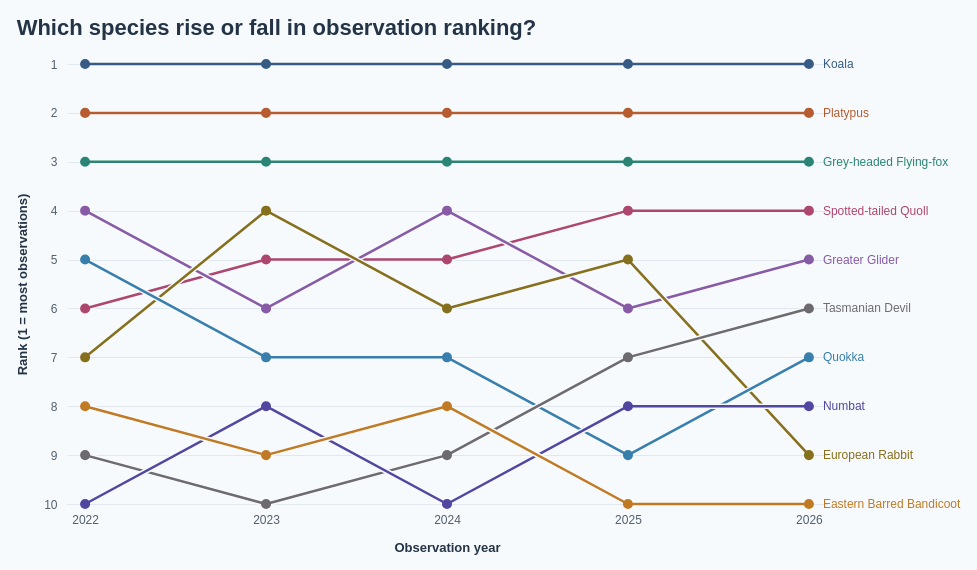

Specify this chart in Vega-Lite:
### Vega specification from a JSON file in a GitHub repository (floating-point values rounded to 4 significant figures)
{"$schema": "https://vega.github.io/schema/vega/v5.json", "description": "Annual observation ranks among the ten most recorded mammal species in 2022–2026, selected by total records in that period from Dataset/observations-794195.csv. Subspecies are merged using the first two scientific-name components; genus-only records are excluded. Annual ranks are ordinal: descending observation count, with scientific name ascending breaking ties. Zero observations are retained and shown as hollow points. Counts reflect reporting activity, not animal abundance. Aggregated counts are embedded for standalone use. Species colours are shared across mammal charts. Eastern Barred Bandicoot is amber and Numbat is indigo; background strokes separate trajectory crossings without changing ranks. Uses the 5 most recent available observation years (2022–2026), including partial 2026.", "width": 760, "height": 440, "padding": 16, "background": "#f7fafc", "title": {"text": "Which species rise or fall in observation ranking?", "anchor": "start", "font": "Arial", "fontSize": 22, "color": "#243447", "offset": 16, "fontWeight": "bold"}, "signals": [{"name": "hoveredSpecies", "value": null, "on": [{"events": "@trajectories:mouseover, @points:mouseover, @speciesLabels:mouseover", "update": "datum.scientific_name"}, {"events": "@trajectories:mouseout, @points:mouseout, @speciesLabels:mouseout", "update": "null"}]}], "data": [{"name": "annualCounts", "values": [{"scientific_name": "Phascolarctos cinereus", "species": "Koala", "year": 2022, "count": 322}, {"scientific_name": "Phascolarctos cinereus", "species": "Koala", "year": 2023, "count": 320}, {"scientific_name": "Phascolarctos cinereus", "species": "Koala", "year": 2024, "count": 451}, {"scientific_name": "Phascolarctos cinereus", "species": "Koala", "year": 2025, "count": 315}, {"scientific_name": "Phascolarctos cinereus", "species": "Koala", "year": 2026, "count": 191}, {"scientific_name": "Ornithorhynchus anatinus", "species": "Platypus", "year": 2022, "count": 82}, {"scientific_name": "Ornithorhynchus anatinus", "species": "Platypus", "year": 2023, "count": 117}, {"scientific_name": "Ornithorhynchus anatinus", "species": "Platypus", "year": 2024, "count": 138}, {"scientific_name": "Ornithorhynchus anatinus", "species": "Platypus", "year": 2025, "count": 124}, {"scientific_name": "Ornithorhynchus anatinus", "species": "Platypus", "year": 2026, "count": 54}, {"scientific_name": "Pteropus poliocephalus", "species": "Grey-headed Flying-fox", "year": 2022, "count": 40}, {"scientific_name": "Pteropus poliocephalus", "species": "Grey-headed Flying-fox", "year": 2023, "count": 79}, {"scientific_name": "Pteropus poliocephalus", "species": "Grey-headed Flying-fox", "year": 2024, "count": 120}, {"scientific_name": "Pteropus poliocephalus", "species": "Grey-headed Flying-fox", "year": 2025, "count": 58}, {"scientific_name": "Pteropus poliocephalus", "species": "Grey-headed Flying-fox", "year": 2026, "count": 44}, {"scientific_name": "Dasyurus maculatus", "species": "Spotted-tailed Quoll", "year": 2022, "count": 17}, {"scientific_name": "Dasyurus maculatus", "species": "Spotted-tailed Quoll", "year": 2023, "count": 29}, {"scientific_name": "Dasyurus maculatus", "species": "Spotted-tailed Quoll", "year": 2024, "count": 38}, {"scientific_name": "Dasyurus maculatus", "species": "Spotted-tailed Quoll", "year": 2025, "count": 44}, {"scientific_name": "Dasyurus maculatus", "species": "Spotted-tailed Quoll", "year": 2026, "count": 31}, {"scientific_name": "Petauroides volans", "species": "Greater Glider", "year": 2022, "count": 24}, {"scientific_name": "Petauroides volans", "species": "Greater Glider", "year": 2023, "count": 27}, {"scientific_name": "Petauroides volans", "species": "Greater Glider", "year": 2024, "count": 49}, {"scientific_name": "Petauroides volans", "species": "Greater Glider", "year": 2025, "count": 32}, {"scientific_name": "Petauroides volans", "species": "Greater Glider", "year": 2026, "count": 22}, {"scientific_name": "Oryctolagus cuniculus", "species": "European Rabbit", "year": 2022, "count": 14}, {"scientific_name": "Oryctolagus cuniculus", "species": "European Rabbit", "year": 2023, "count": 37}, {"scientific_name": "Oryctolagus cuniculus", "species": "European Rabbit", "year": 2024, "count": 33}, {"scientific_name": "Oryctolagus cuniculus", "species": "European Rabbit", "year": 2025, "count": 35}, {"scientific_name": "Oryctolagus cuniculus", "species": "European Rabbit", "year": 2026, "count": 4}, {"scientific_name": "Setonix brachyurus", "species": "Quokka", "year": 2022, "count": 22}, {"scientific_name": "Setonix brachyurus", "species": "Quokka", "year": 2023, "count": 20}, {"scientific_name": "Setonix brachyurus", "species": "Quokka", "year": 2024, "count": 33}, {"scientific_name": "Setonix brachyurus", "species": "Quokka", "year": 2025, "count": 21}, {"scientific_name": "Setonix brachyurus", "species": "Quokka", "year": 2026, "count": 10}, {"scientific_name": "Sarcophilus harrisii", "species": "Tasmanian Devil", "year": 2022, "count": 11}, {"scientific_name": "Sarcophilus harrisii", "species": "Tasmanian Devil", "year": 2023, "count": 17}, {"scientific_name": "Sarcophilus harrisii", "species": "Tasmanian Devil", "year": 2024, "count": 25}, {"scientific_name": "Sarcophilus harrisii", "species": "Tasmanian Devil", "year": 2025, "count": 25}, {"scientific_name": "Sarcophilus harrisii", "species": "Tasmanian Devil", "year": 2026, "count": 12}, {"scientific_name": "Myrmecobius fasciatus", "species": "Numbat", "year": 2022, "count": 8}, {"scientific_name": "Myrmecobius fasciatus", "species": "Numbat", "year": 2023, "count": 19}, {"scientific_name": "Myrmecobius fasciatus", "species": "Numbat", "year": 2024, "count": 20}, {"scientific_name": "Myrmecobius fasciatus", "species": "Numbat", "year": 2025, "count": 22}, {"scientific_name": "Myrmecobius fasciatus", "species": "Numbat", "year": 2026, "count": 8}, {"scientific_name": "Perameles gunnii", "species": "Eastern Barred Bandicoot", "year": 2022, "count": 14}, {"scientific_name": "Perameles gunnii", "species": "Eastern Barred Bandicoot", "year": 2023, "count": 17}, {"scientific_name": "Perameles gunnii", "species": "Eastern Barred Bandicoot", "year": 2024, "count": 26}, {"scientific_name": "Perameles gunnii", "species": "Eastern Barred Bandicoot", "year": 2025, "count": 13}, {"scientific_name": "Perameles gunnii", "species": "Eastern Barred Bandicoot", "year": 2026, "count": 4}]}, {"name": "ranked", "source": "annualCounts", "transform": [{"type": "window", "groupby": ["year"], "sort": {"field": ["count", "scientific_name"], "order": ["descending", "ascending"]}, "ops": ["row_number"], "as": ["rank"]}]}, {"name": "endpoints", "source": "ranked", "transform": [{"type": "filter", "expr": "datum.year == 2026"}]}, {"name": "highlight", "source": "ranked", "transform": [{"type": "filter", "expr": "datum.scientific_name == hoveredSpecies"}, {"type": "collect", "sort": {"field": "year"}}]}], "scales": [{"name": "x", "type": "point", "domain": [2022, 2023, 2024, 2025, 2026], "range": "width", "padding": 0.1}, {"name": "y", "type": "linear", "domain": [1, 10], "range": [0, 440], "zero": false, "nice": false}, {"name": "color", "type": "ordinal", "domain": ["Phascolarctos cinereus", "Ornithorhynchus anatinus", "Pteropus poliocephalus", "Petauroides volans", "Dasyurus maculatus", "Oryctolagus cuniculus", "Setonix brachyurus", "Sarcophilus harrisii", "Perameles gunnii", "Myrmecobius fasciatus"], "range": ["#365B85", "#B65C30", "#2A8576", "#885BA6", "#AD4770", "#86701D", "#397FAD", "#6D6B70", "#C17A24", "#5146A0"]}], "axes": [{"orient": "bottom", "scale": "x", "title": "Observation year", "labelPadding": 10, "tickSize": 0, "domainColor": "#c9d3df", "labelColor": "#52606d", "titleColor": "#243447", "titlePadding": 16, "format": "d"}, {"orient": "left", "scale": "y", "title": "Rank (1 = most observations)", "values": [1, 2, 3, 4, 5, 6, 7, 8, 9, 10], "format": "d", "grid": true, "gridColor": "#e1e7ee", "domain": false, "tickSize": 0, "labelPadding": 10, "labelColor": "#52606d", "titleColor": "#243447", "titlePadding": 14}], "marks": [{"type": "group", "from": {"facet": {"name": "series", "data": "ranked", "groupby": ["scientific_name"]}}, "marks": [{"type": "line", "from": {"data": "series"}, "sort": {"field": "datum.year"}, "encode": {"update": {"x": {"scale": "x", "field": "year"}, "y": {"scale": "y", "field": "rank"}, "stroke": {"value": "#f7fafc"}, "strokeWidth": {"signal": "hoveredSpecies == datum.scientific_name ? 7 : 5.5"}, "opacity": {"signal": "hoveredSpecies == null || hoveredSpecies == datum.scientific_name ? 1 : 0.12"}, "strokeCap": {"value": "round"}, "strokeJoin": {"value": "round"}, "cursor": {"value": "pointer"}}}, "interactive": false}, {"name": "trajectories", "type": "line", "from": {"data": "series"}, "sort": {"field": "datum.year"}, "encode": {"update": {"x": {"scale": "x", "field": "year"}, "y": {"scale": "y", "field": "rank"}, "stroke": {"scale": "color", "field": "scientific_name"}, "strokeWidth": {"signal": "hoveredSpecies == datum.scientific_name ? 4 : 2.5"}, "opacity": {"signal": "hoveredSpecies == null || hoveredSpecies == datum.scientific_name ? 1 : 0.12"}, "strokeCap": {"value": "round"}, "strokeJoin": {"value": "round"}, "cursor": {"value": "pointer"}}}}]}, {"type": "line", "interactive": false, "from": {"data": "highlight"}, "encode": {"update": {"x": {"scale": "x", "field": "year"}, "y": {"scale": "y", "field": "rank"}, "stroke": {"value": "#f7fafc"}, "strokeWidth": {"value": 7}, "opacity": {"value": 1}, "strokeCap": {"value": "round"}, "strokeJoin": {"value": "round"}, "cursor": {"value": "pointer"}}}}, {"type": "line", "interactive": false, "from": {"data": "highlight"}, "encode": {"update": {"x": {"scale": "x", "field": "year"}, "y": {"scale": "y", "field": "rank"}, "stroke": {"scale": "color", "field": "scientific_name"}, "strokeWidth": {"value": 4}, "opacity": {"value": 1}, "strokeCap": {"value": "round"}, "strokeJoin": {"value": "round"}, "cursor": {"value": "pointer"}}}}, {"name": "points", "type": "symbol", "from": {"data": "ranked"}, "encode": {"update": {"x": {"scale": "x", "field": "year"}, "y": {"scale": "y", "field": "rank"}, "size": {"signal": "hoveredSpecies == datum.scientific_name ? 120 : 65"}, "fill": {"signal": "datum.count == 0 ? '#f7fafc' : scale('color', datum.scientific_name)"}, "stroke": {"scale": "color", "field": "scientific_name"}, "strokeWidth": {"value": 2}, "opacity": {"signal": "hoveredSpecies == null || hoveredSpecies == datum.scientific_name ? 1 : 0.12"}, "cursor": {"value": "pointer"}, "tooltip": {"signal": "{'Species': datum.species, 'Scientific name': datum.scientific_name, 'Year': datum.year, 'Rank among selected 10': datum.rank, 'Observations': datum.count}"}}}}, {"name": "speciesLabels", "type": "text", "from": {"data": "endpoints"}, "encode": {"update": {"x": {"scale": "x", "field": "year", "offset": 14}, "y": {"scale": "y", "field": "rank"}, "text": {"field": "species"}, "baseline": {"value": "middle"}, "fill": {"scale": "color", "field": "scientific_name"}, "fontSize": {"value": 12}, "fontWeight": {"signal": "hoveredSpecies == datum.scientific_name ? 'bold' : 'normal'"}, "opacity": {"signal": "hoveredSpecies == null || hoveredSpecies == datum.scientific_name ? 1 : 0.12"}, "cursor": {"value": "pointer"}, "tooltip": {"signal": "{'Species': datum.species, 'Scientific name': datum.scientific_name, 'Year': datum.year, 'Rank among selected 10': datum.rank, 'Observations': datum.count}"}}}}], "config": {"text": {"font": "Arial"}, "axis": {"labelFont": "Arial", "titleFont": "Arial", "labelFontSize": 12, "titleFontSize": 13}}, "usermeta": {"observationWindow": {"source": "Dataset/observations-794195.csv", "dateField": "observed_on", "years": [2022, 2023, 2024, 2025, 2026], "yearCount": 5, "includesPartialLatestYear": true}}}
